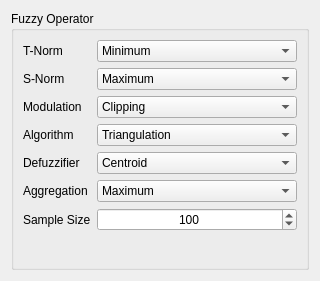
<?xml version="1.0" encoding="UTF-8"?>
<ui version="4.0">
 <class>Preferences</class>
 <widget class="QDialog" name="Preferences">
  <property name="geometry">
   <rect>
    <x>0</x>
    <y>0</y>
    <width>320</width>
    <height>281</height>
   </rect>
  </property>
  <property name="sizePolicy">
   <sizepolicy hsizetype="Fixed" vsizetype="Fixed">
    <horstretch>0</horstretch>
    <verstretch>0</verstretch>
   </sizepolicy>
  </property>
  <property name="windowTitle">
   <string>Preferences</string>
  </property>
  <property name="sizeGripEnabled">
   <bool>false</bool>
  </property>
  <layout class="QVBoxLayout" name="verticalLayout">
   <item>
    <widget class="QGroupBox" name="grx_fuzzy_operator">
     <property name="sizePolicy">
      <sizepolicy hsizetype="Preferred" vsizetype="Minimum">
       <horstretch>0</horstretch>
       <verstretch>0</verstretch>
      </sizepolicy>
     </property>
     <property name="title">
      <string>Fuzzy Operator</string>
     </property>
     <layout class="QVBoxLayout" name="verticalLayout_2">
      <item>
       <layout class="QFormLayout" name="formLayout">
        <item row="5" column="0">
         <widget class="QLabel" name="lbl_aggregation">
          <property name="text">
           <string>Aggregation</string>
          </property>
         </widget>
        </item>
        <item row="5" column="1">
         <widget class="QComboBox" name="cbx_aggregation">
          <property name="minimumSize">
           <size>
            <width>170</width>
            <height>0</height>
           </size>
          </property>
          <item>
           <property name="text">
            <string>Maximum</string>
           </property>
          </item>
          <item>
           <property name="text">
            <string>Sum</string>
           </property>
          </item>
          <item>
           <property name="text">
            <string>Bounded Sum</string>
           </property>
          </item>
         </widget>
        </item>
        <item row="4" column="0">
         <widget class="QLabel" name="lbl_defuzzifier">
          <property name="text">
           <string>Defuzzifier</string>
          </property>
         </widget>
        </item>
        <item row="4" column="1">
         <widget class="QComboBox" name="cbx_defuzzifier">
          <property name="minimumSize">
           <size>
            <width>170</width>
            <height>0</height>
           </size>
          </property>
          <item>
           <property name="text">
            <string>Centroid</string>
           </property>
          </item>
          <item>
           <property name="text">
            <string>TSK</string>
           </property>
          </item>
         </widget>
        </item>
        <item row="2" column="0">
         <widget class="QLabel" name="lbl_modulation">
          <property name="text">
           <string>Modulation</string>
          </property>
         </widget>
        </item>
        <item row="2" column="1">
         <widget class="QComboBox" name="cbx_modulation">
          <property name="minimumSize">
           <size>
            <width>170</width>
            <height>0</height>
           </size>
          </property>
          <item>
           <property name="text">
            <string>Clipping</string>
           </property>
          </item>
          <item>
           <property name="text">
            <string>Scaling</string>
           </property>
          </item>
         </widget>
        </item>
        <item row="1" column="1">
         <widget class="QComboBox" name="cbx_snorm">
          <property name="minimumSize">
           <size>
            <width>170</width>
            <height>0</height>
           </size>
          </property>
          <property name="currentIndex">
           <number>0</number>
          </property>
          <item>
           <property name="text">
            <string>Maximum</string>
           </property>
          </item>
          <item>
           <property name="text">
            <string>Sum</string>
           </property>
          </item>
          <item>
           <property name="text">
            <string>Bounded Sum</string>
           </property>
          </item>
         </widget>
        </item>
        <item row="1" column="0">
         <widget class="QLabel" name="lbl_snorm">
          <property name="text">
           <string>S-Norm</string>
          </property>
         </widget>
        </item>
        <item row="0" column="1">
         <widget class="QComboBox" name="cbx_tnorm">
          <property name="minimumSize">
           <size>
            <width>170</width>
            <height>0</height>
           </size>
          </property>
          <property name="currentIndex">
           <number>0</number>
          </property>
          <item>
           <property name="text">
            <string>Minimum</string>
           </property>
          </item>
          <item>
           <property name="text">
            <string>Product</string>
           </property>
          </item>
          <item>
           <property name="text">
            <string>Bounded Difference</string>
           </property>
          </item>
         </widget>
        </item>
        <item row="0" column="0">
         <widget class="QLabel" name="lbl_tnorm">
          <property name="text">
           <string>T-Norm</string>
          </property>
         </widget>
        </item>
        <item row="6" column="0">
         <widget class="QLabel" name="lbl_sample_size">
          <property name="text">
           <string>Sample Size</string>
          </property>
         </widget>
        </item>
        <item row="6" column="1">
         <widget class="QSpinBox" name="isx_sample_size">
          <property name="sizePolicy">
           <sizepolicy hsizetype="Expanding" vsizetype="Fixed">
            <horstretch>0</horstretch>
            <verstretch>0</verstretch>
           </sizepolicy>
          </property>
          <property name="alignment">
           <set>Qt::AlignCenter</set>
          </property>
          <property name="minimum">
           <number>10</number>
          </property>
          <property name="maximum">
           <number>9999999</number>
          </property>
          <property name="singleStep">
           <number>50</number>
          </property>
          <property name="value">
           <number>100</number>
          </property>
         </widget>
        </item>
        <item row="3" column="0">
         <widget class="QLabel" name="lbl_algorithm">
          <property name="text">
           <string>Algorithm</string>
          </property>
         </widget>
        </item>
        <item row="3" column="1">
         <widget class="QComboBox" name="cbx_algorithm">
          <property name="sizePolicy">
           <sizepolicy hsizetype="Expanding" vsizetype="Fixed">
            <horstretch>0</horstretch>
            <verstretch>0</verstretch>
           </sizepolicy>
          </property>
          <property name="minimumSize">
           <size>
            <width>130</width>
            <height>0</height>
           </size>
          </property>
          <item>
           <property name="text">
            <string>Triangulation</string>
           </property>
          </item>
          <item>
           <property name="text">
            <string>Trapezoidal</string>
           </property>
          </item>
         </widget>
        </item>
       </layout>
      </item>
     </layout>
    </widget>
   </item>
  </layout>
 </widget>
 <resources/>
 <connections/>
</ui>
